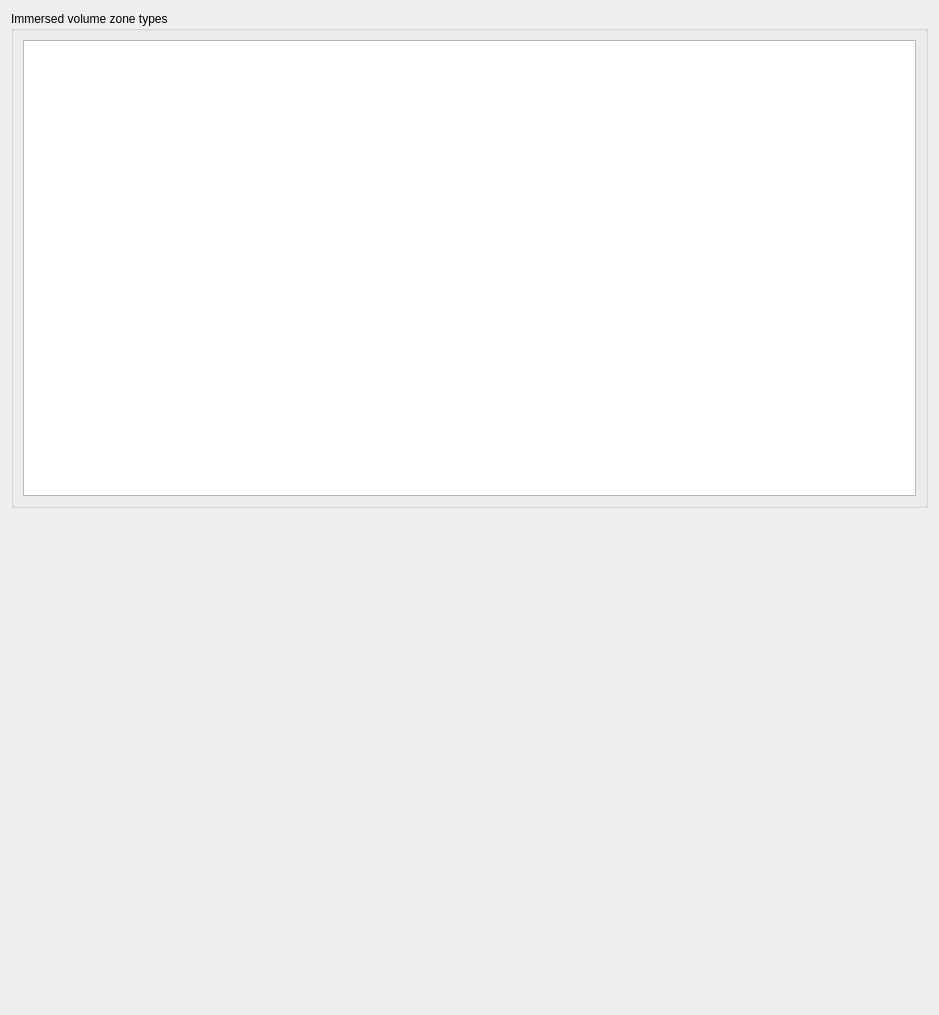
<?xml version="1.0" encoding="UTF-8"?>
<ui version="4.0">
 <class>ImmersedBoundariesVolumicFormNeptune</class>
 <widget class="QWidget" name="ImmersedBoundariesVolumicFormNeptune">
  <property name="geometry">
   <rect>
    <x>0</x>
    <y>0</y>
    <width>939</width>
    <height>1015</height>
   </rect>
  </property>
  <property name="windowTitle">
   <string>Form</string>
  </property>
  <layout class="QVBoxLayout" name="verticalLayout_2">
   <item>
    <widget class="QGroupBox" name="groupBoxVolumeZone">
     <property name="title">
      <string>Immersed volume zone types</string>
     </property>
     <layout class="QVBoxLayout" name="verticalLayout_4">
      <item>
       <widget class="QTableView" name="tableViewIBMVolumezone">
        <property name="toolTip">
         <string></string>
        </property>
       </widget>
      </item>
      <item>
       <layout class="QHBoxLayout" name="horizontalLayout_4">
        <item>
         <layout class="QHBoxLayout" name="horizontalLayoutFSI"/>
        </item>
       </layout>
      </item>
     </layout>
    </widget>
   </item>
   <item>
    <spacer name="verticalSpacer_2">
     <property name="orientation">
      <enum>Qt::Vertical</enum>
     </property>
     <property name="sizeHint" stdset="0">
      <size>
       <width>20</width>
       <height>40</height>
      </size>
     </property>
    </spacer>
   </item>
  </layout>
 </widget>
 <resources>
  <include location="../base/resource_base.qrc"/>
  <include location="resources_pages.qrc"/>
 </resources>
 <connections/>
</ui>
